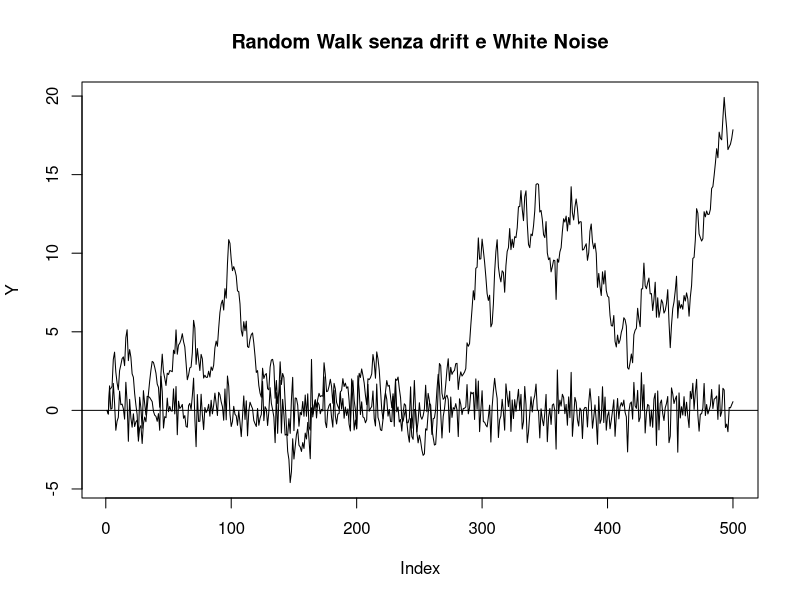
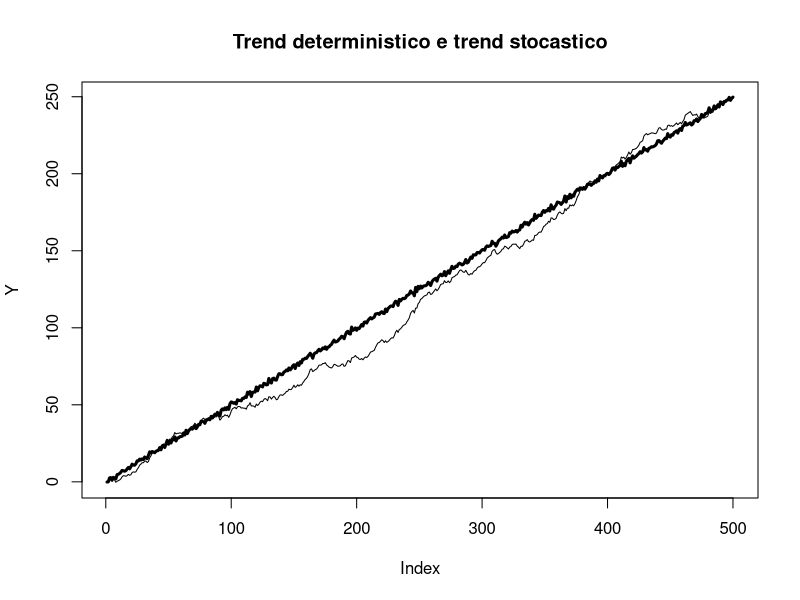
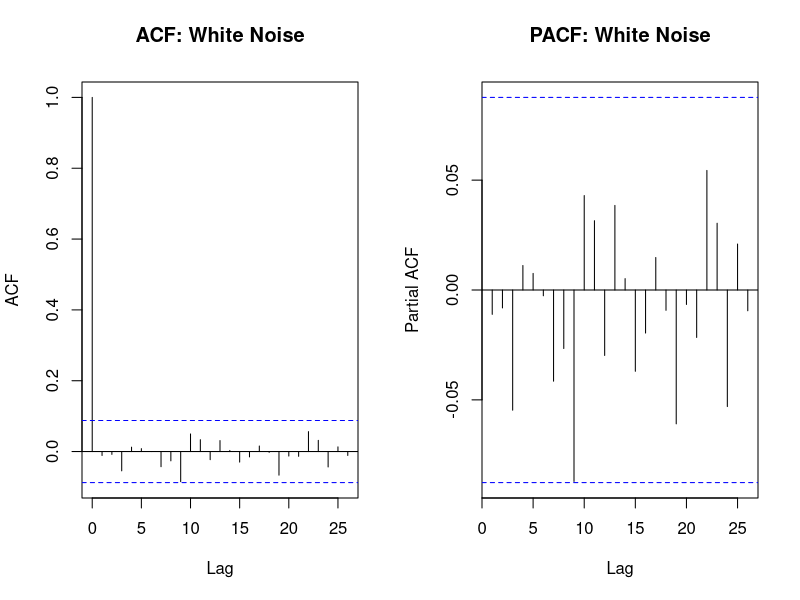
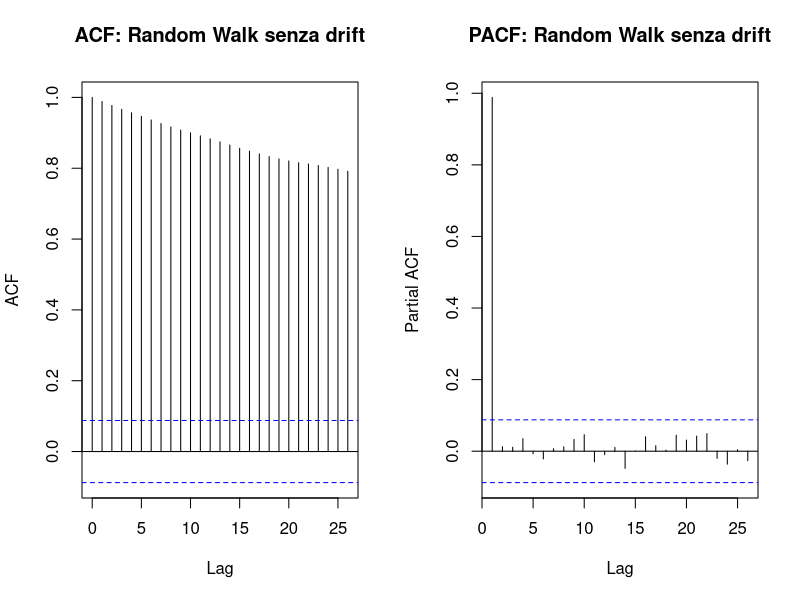
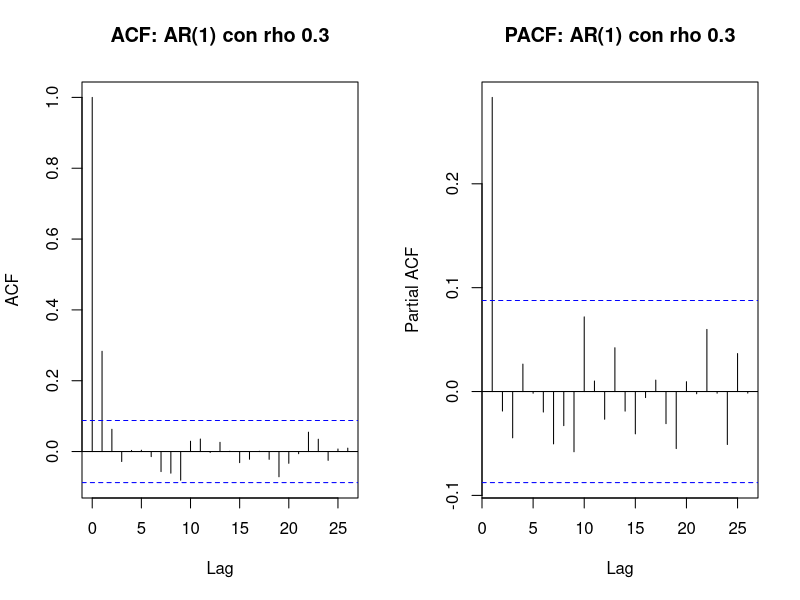
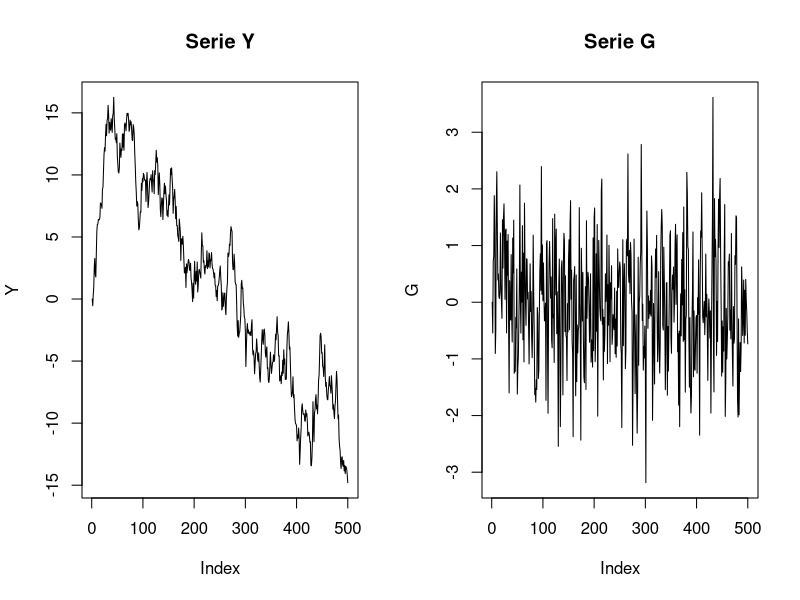
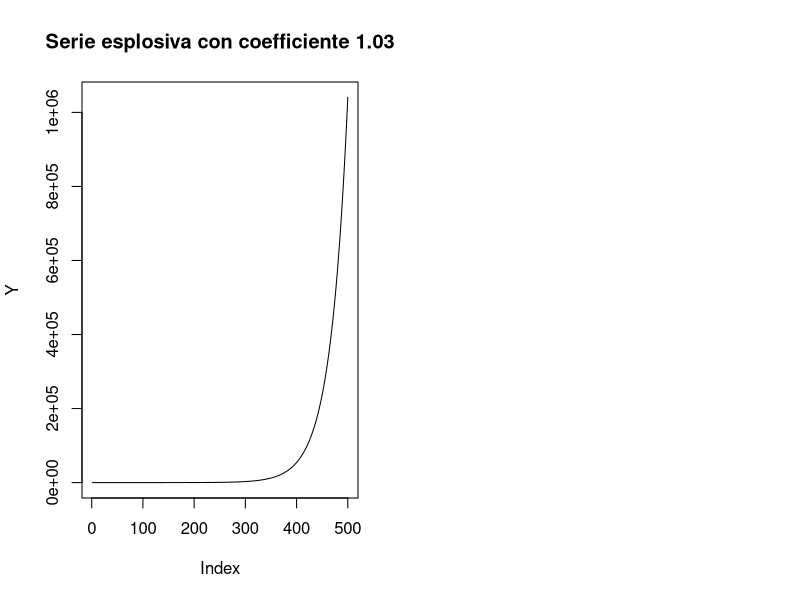
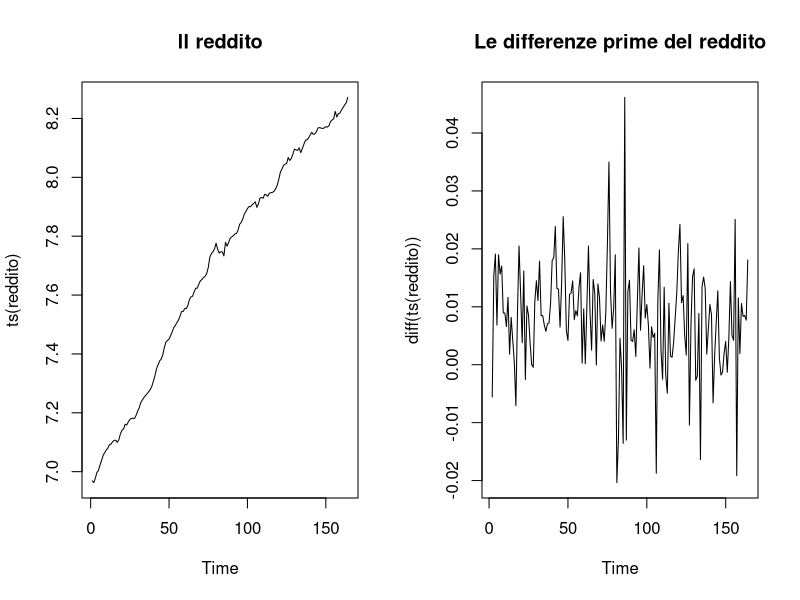

These charts were generated, in order, by the following R code:
## ---- chunk 1
#| fig-cap: "Figura 6.1 – Processi random walk senza drift e White Noise"
set.seed(123)
u <- rnorm(500)
Y <- 0
X <- 0
for (i in 2:500) Y[i] <- Y[i-1]+u[i]
for (i in 2:500) X[i] <- Y[i]-Y[i-1]
plot(Y, type="l", main="Random Walk senza drift e White Noise")
abline(h=0)
lines(X)
## ---- chunk 2
#| fig-cap: "Figura 6.2 – Trend deterministico (in grassetto) e trend stocastico di una serie"
u <- rnorm(500)
Y <- 0
X <- 0
for (i in 2:500) Y[i] <- 0.5+Y[i-1]+u[i]
for (i in 1:500) X[i] <- 0.5*i+u[i]
plot(Y, type="l", main="Trend deterministico e trend stocastico")
lines(X, lwd=3)
## ---- chunk 3
set.seed(4)
u <- rnorm(500); v <- rnorm(500)
Y <- 0; X <- 0
for (i in 2:500) Y[i] <- Y[i-1]+u[i]
for (i in 2:500) X[i] <- X[i-1]+v[i]
modello <- lm(Y~X); summary(modello)
## ---- chunk 4
dX <- diff(X); dY <- diff(Y)
modello2 <- lm(dY~dX); summary(modello2)
## ---- chunk 5
#| fig-cap: "Figura 6.3 – Correlogrammi di un White Noise"
#| fig-width: 8
#| fig-height: 4
par(mfrow = c(1, 2))
awn <- acf(u, main="ACF: White Noise")
pwn <- pacf(u, main="PACF: White Noise")
## ---- chunk 6
#| fig-cap: "Figura 6.4 – Correlogrammi di un random walk senza drift"
#| fig-width: 8
#| fig-height: 4
par(mfrow = c(1, 2))
arw <- acf(Y, main="ACF: Random Walk senza drift")
prw <- pacf(Y, main="PACF: Random Walk senza drift")
## ---- chunk 7
corcf <- round(cbind(awn$acf[-1], pwn$acf, arw$acf[-1], prw$acf), 3)
colnames(corcf) <- c("acf WN","pacf WN","acf RW","pacf RW")
corcf[1:5,]
## ---- chunk 8
#| fig-cap: "Figura 6.5 – AR(1) con coefficiente inferiore all'unità"
#| fig-width: 8
#| fig-height: 4
G <- 0
for (i in 2:500) G[i] <- 0.3*G[i-1]+u[i]
par(mfrow = c(1, 2))
acf(G, main="ACF: AR(1) con rho 0.3")
pacf(G, main="PACF: AR(1) con rho 0.3")
## ---- chunk 9
#| fig-cap: "Figura 6.6 – Confronto tra una serie non stazionaria e una stazionaria"
#| fig-width: 8
#| fig-height: 4
par(mfrow = c(1, 2))
plot(Y, type="l", main="Serie Y")
plot(G, type="l", main="Serie G")
## ---- chunk 10
Box.test(u, lag=10, type="Box-Pierce")
Box.test(G, lag=10, type="Ljung-Box")
## ---- chunk 11
#| fig-cap: "Figura 6.7 – Serie esplosiva"
u <- rnorm(500)
Y <- 0
for (i in 2:500) Y[i] <- 1.03*Y[i-1]+u[i]
plot(Y, type="l", main="Serie esplosiva con coefficiente 1.03")
## ---- chunk 12
#| fig-cap: "Figura 6.8 – Serie del reddito e differenze prime"
#| fig-width: 8
#| fig-height: 4
lr <- read.csv2("data/logreddito.csv")
reddito <- lr$lreddito
par(mfrow=c(1,2))
plot(ts(reddito), main="Il reddito")
plot(diff(ts(reddito)), main="Le differenze prime del reddito")
## ---- chunk 13
YY <- embed(reddito,2); Y <- YY[,1]; Y1 <- YY[,2]
modello <- lm(Y~Y1)
coef(modello)
dY <- diff(reddito); modello2 <- lm(dY~Y1)
summary(modello2)
## ---- chunk 14
library(tseries)
adf.test(reddito)
adf.test(diff(reddito))
## ---- chunk 15
modello3 <- lm(Y~Y1+I(1:length(Y)))
round(summary(modello3)$coeff, 3)
## ---- chunk 16
modello4 <- lm(reddito~I(1:length(reddito)))
detrend <- residuals(modello4)
adf.test(detrend)
## ---- chunk 17
gdp <- read.csv2("data/gdpusa.csv")
attach(gdp)
modc <- lm(cons~redd)
round(summary(modc)$coeff, 3)
## ---- chunk 18
uc <- residuals(modc)
u <- embed(uc,2)
du <- u[,1]-u[,2]
u1 <- u[,2]
modu <- lm(du~u1-1)
round(summary(modu)$coeff, 3)
## ---- chunk 19
cc <- embed(cons,2); dc <- cc[,1]-cc[,2]
rr <- embed(redd,2); dr <- rr[,1]-rr[,2]
modecm <- lm(dc~dr+u1); round(summary(modecm)$coeff, 3)
detach(gdp)
## ---- chunk 20
#| fig-cap: "Figura 6.9 – Serie simulate per alcuni valori di rho"
#| fig-width: 8
#| fig-height: 8
u <- rnorm(100); par(mfrow=c(3,3))
coe <- c(0.0,0.3,0.7,1.0,1.1,-0.2,-0.8,-1.0,-1.1)
Y <- matrix(0,100,9)
for (j in 1:9) {
  for (i in 2:100) Y[i,j] <- coe[j]*Y[i-1,j]+u[i]
  plot(Y[,j], main=coe[j], type="l")
}
## ---- chunk 21
#| fig-cap: "Figura 6.10 – ACF per la serie simulata con diversi valori di rho"
#| fig-width: 8
#| fig-height: 8
par(mfrow=c(3,3))
for (j in 1:9) acf(Y[,j], main=coe[j])
## ---- chunk 22
#| fig-cap: "Figura 6.11 – PACF per la serie simulata con diversi valori di rho"
#| fig-width: 8
#| fig-height: 8
par(mfrow=c(3,3))
for (j in 1:9) pacf(Y[,j], main=coe[j])
## ---- chunk 23
#| fig-cap: "Figura 6.12 – Funzioni ACF per alcuni modelli ARIMA"
#| fig-width: 8
#| fig-height: 10
valori <- c(0.6,0.2,-0.5,0.3,0.7,-0.4,-0.8,-0.5)
par(mfrow=c(4,3)); i <- 1
while (i<8) {
  acf(arima.sim(list(ar=valori[i]), n=500),
      main=paste("ARIMA(1,0,0)", valori[i], sep=" "), lag.max=10)
  acf(arima.sim(list(ma=valori[i+1]), n=500),
      main=paste("ARIMA(0,0,1)", valori[i+1], sep=" "), lag.max=10)
  acf(arima.sim(list(ar=valori[i], ma=valori[i+1]), n=500),
      main=paste("ARIMA(1,0,1)", valori[i], valori[i+1], sep=" "), lag.max=10)
  i <- i+2
}
## ---- chunk 24
#| fig-cap: "Figura 6.13 – Funzioni PACF per alcuni modelli ARIMA"
#| fig-width: 8
#| fig-height: 10
par(mfrow=c(4,3)); i <- 1
while (i<8) {
  pacf(arima.sim(list(ar=valori[i]), n=500),
       main=paste("ARIMA(1,0,0)", valori[i], sep=" "), lag.max=10)
  pacf(arima.sim(list(ma=valori[i+1]), n=500),
       main=paste("ARIMA(0,0,1)", valori[i+1], sep=" "), lag.max=10)
  pacf(arima.sim(list(ar=valori[i], ma=valori[i+1]), n=500),
       main=paste("ARIMA(1,0,1)", valori[i], valori[i+1], sep=" "), lag.max=10)
  i <- i+2
}
## ---- chunk 25
#| fig-cap: "Figura 6.14 – Funzioni ACF e PACF per la serie del consumo"
#| fig-width: 8
#| fig-height: 4
consnd <- read.csv2("data/consnd.csv")$consnd
consumiuk <- ts(consnd, start=1955, frequency=4)
consumo <- window(log(consumiuk), end=c(1970,4))
par(mfrow=c(1,2))
acf(consumo, main="ACF serie consumo")
pacf(consumo, main="PACF serie consumo")
## ---- chunk 26
#| fig-cap: "Figura 6.15 – ACF e PACF della serie differenziata"
#| fig-width: 8
#| fig-height: 7
par(mfrow=c(2,2))
acf(diff(consumo), main="ACF consumo lag 1")
pacf(diff(consumo), main="PACF consumo lag 1")
acf(diff(diff(consumo),4), main="ACF consumo lag 1 e 4")
pacf(diff(diff(consumo),4), main="PACF consumo lag 1 e 4")
## ---- chunk 27
modtsa <- arima(consumo, order=c(1,1,1), seasonal=c(1,1,1))
modtsb <- arima(consumo, order=c(1,1,0), seasonal=c(1,1,0))
modtsc <- arima(consumo, order=c(0,1,1), seasonal=c(0,1,1))
modtsa$coef; modtsb$coef; modtsc$coef
modtsa$aic; modtsb$aic; modtsc$aic
## ---- chunk 28
#| fig-cap: "Figura 6.16 – Diagnostica dei residui del terzo modello SARIMA"
#| fig-width: 8
#| fig-height: 4
modtsc
par(mfrow=c(1,2))
acf(modtsc$resid, main="ACF dei residui")
pacf(modtsc$resid, main="PACF dei residui")
## ---- chunk 29
#| fig-cap: "Figura 6.17 – Valori osservati e previsti"
#| fig-width: 8
#| fig-height: 4
(1988-1970)*4
previsione <- predict(modtsc, n.ahead=72)
length(consumiuk)
136-72
errp <- log(consumiuk)[65:136]-previsione$pred
par(mfrow=c(1,2))
plot(log(consumiuk), main="Previsione")
lines(previsione$pred, type="o")
plot(errp, main="Osservato - previsto")
abline(h=0)
## ---- chunk 30
dati <- AirPassengers
scomponi <- stl(dati, s.window="period")
scomponi$time.series[1:5,]
## ---- chunk 31
#| fig-cap: "Figura 6.18 – ACF e PACF della tendenza e della stagione"
#| fig-width: 8
#| fig-height: 7
stagione <- scomponi$time.series[,1]
tendenza <- scomponi$time.series[,2]
par(mfrow=c(2,2))
acf(tendenza, main="ACF della tendenza")
pacf(tendenza, main="PACF della tendenza")
acf(stagione, main="ACF della stagione")
pacf(stagione, main="PACF della stagione")
## ---- chunk 32
#| fig-cap: "Figura 6.19 – ACF e PACF dei residui del modello modpass"
#| fig-width: 8
#| fig-height: 4
modpass <- arima(dati, order=c(1,1,0), seasonal=c(2,1,0))
modpass
par(mfrow=c(1,2))
acf(modpass$resid, main="ACF dei residui")
pacf(modpass$resid, main="PACF dei residui")
## ---- chunk 33
#| fig-cap: "Figura 6.20 – Dati osservati sino al 1960 e previsti nel 1961 e 1962"
prev <- predict(modpass, n.ahead=24)
serie <- append(dati, prev$pred)
serie <- ts(serie, start=1949, frequency=12)
plot(serie, main="Dati osservati 1949-1960 e previsti 1961-1962")
abline(v=1961)
